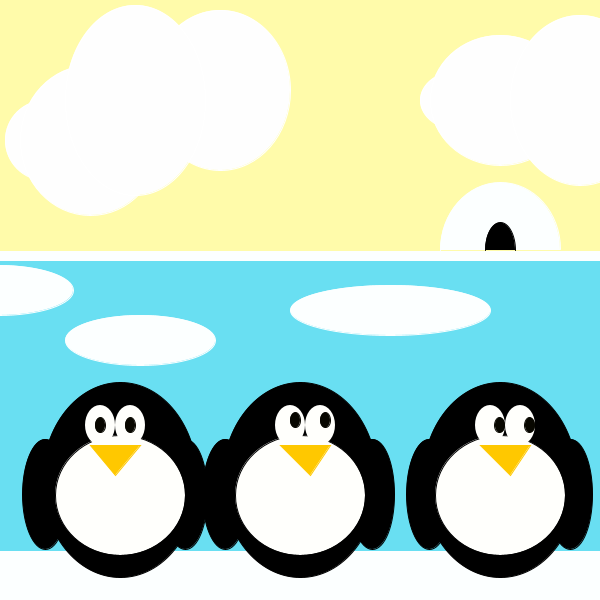
Frame 1 (no input)
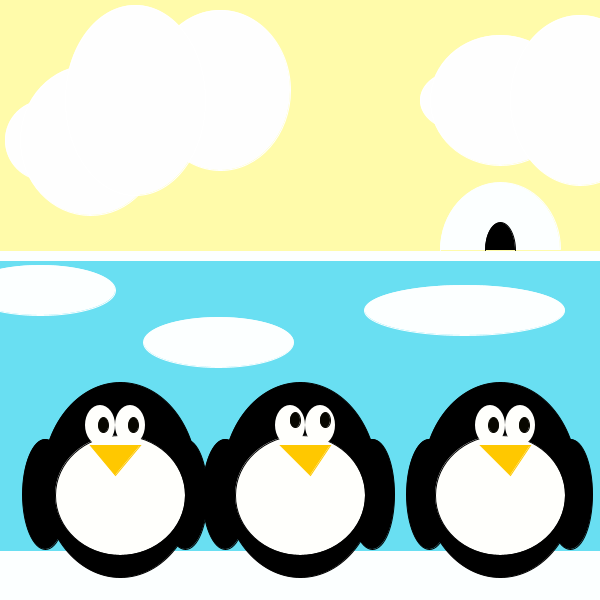
Frame 60 (the mouse pressed at the canvas centre just before this capture)
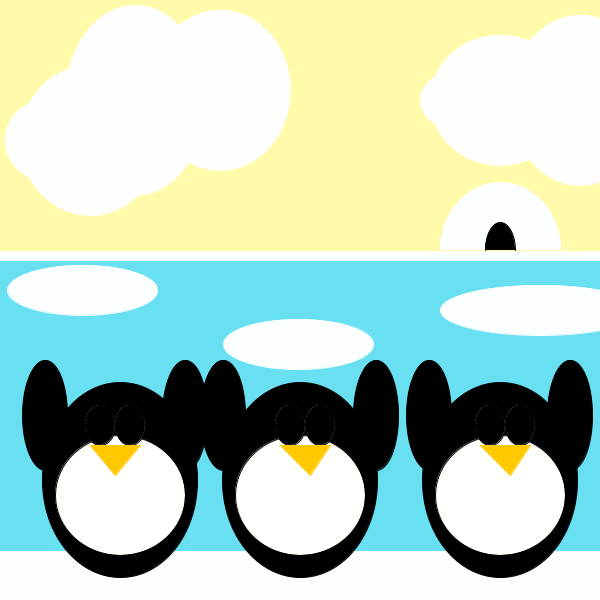
Frame 120 (the mouse held since frame 60 and released just before this capture)

The Processing sketch that drew these frames (run headless with seeded random() and noise(); from frame 60 on, the mouse is pressed at the canvas centre):

// Processing sketch: processing_71267
// ── processing_71267.pde


//pinguinos
int startX;
int stopX;
int startY;
int stopY;
float x;
float y;
float step;
float pct;



//left eye
int startX2;
int stopX2;
int startY2;
int stopY2;
float x2;
float y2;


//right eye2 
int startX3;
int stopX3;
int startY3;
int stopY3;
float x3;
float y3;

//left eye2 
int startX4;
int stopX4;
int startY4;
int stopY4;
float x4;
float y4;

//hielo3
int startX5;
int stopX5;
int startY5;
int stopY5;
float x5;
float y5;



//hielo2
int startX6;
int stopX6;
int startY6;
int stopY6;
float x6;
float y6;



//hielo1
int startX7;
int stopX7;
int startY7;
int stopY7;
float x7;
float y7;









void setup(){
  size(600,600);
  
  //right eye
  startX=100;
  stopX=108;
  startY=425;
  stopY=425;
  x=startX;
  y=startY;
  step=0.005;
  pct=0.0;
  
  //lefteye
  startX2=130;
  stopX2=138;
  startY2=425;
  stopY2=425;
  x2=startX2;
  y2=startY2;
  step=0.005;
  pct=0.0;
  
  
    //right eye 2
  startX3=530;
  stopX3=516;
  startY3=425;
  stopY3=425;
  x3=startX3;
  y3=startY3;
  step=0.005;
  pct=0.0;
  
  
  
  //left eye 3
   startX4=500;
  stopX4=485;
  startY4=425;
  stopY4=425;
  x4=startX4;
  y4=startY4;
  step=0.005;
  pct=0.0; 
 
 //hielo3
 startX5=390;
 stopX5=570;
 startY5=310;
 stopY5=310;
 x5=startX5;
 y5=startY5;
 step=0.001;
 pct=0.0; 


//hielo2
 startX6=140;
 stopX6=330;
 startY6=340;
 stopY6=345;
 x6=startX6;
 y6=startY6;
 step=0.001;
 pct=0.0; 

//hielo1
 startX7=-2;
 stopX7=100;
 startY7=290;
 stopY7=290;
 x7=startX7;
 y7=startY7;
 step=0.001;
 pct=0.0; 

  
}


void draw(){
//floor
fill(252,255,255);
stroke(252,255,255);
rect(0,540,600,100);

//water
fill(105,223,242);
stroke(105,223,242);
rect(0,250,600,300);

//hielo1 


if(pct< 1.0) {
  x7= startX7 + ((stopX7-startX7) * pct);
  y7=startY7 + ((stopY7-startY7) * pct);
  pct+=step;
}

fill(252,255,255);
stroke(252,255,255);
ellipse(x7,y7,150,50);

//hielo2 


if(pct< 1.0) {
  x6= startX6 + ((stopX6-startX6) * pct);
  y6=startY6 + ((stopY6-startY6) * pct);
  pct+=step;
}

fill(252,255,255);
stroke(252,255,255);
ellipse(x6,y6,150,50);

//hielo3 

if(pct< 1.0) {
  x5= startX5 + ((stopX5-startX5) * pct);
  y5=startY5 + ((stopY5-startY5) * pct);
  pct+=step;
}

fill(252,255,255);
stroke(252,255,255);
ellipse(x5,y5,200,50);




//land
fill(252,255,255);
stroke(252,255,255);
rect(0,250,600,10);

//sky
fill(255,251,170);
stroke(255,251,170);
rect(0,0,600,250);


//clouds

stroke(255);
fill(254,254,254);
ellipse(45,140,80,80);
ellipse(90,140,140,150);
ellipse(220,90,140,160);
ellipse(135,100,140,190);
ellipse(460,100,80,60);
ellipse(500,100,140,130);
ellipse(580,100,140,170);



if(key =='m'){
fill(0,0,0);
stroke(255,251,170);
rect(0,0,600,250);

}





//igloo


fill(252,255,255);
stroke(252,255,255);
arc(500,250,120,135,PI,TWO_PI);
fill(0,0,0);
stroke(0,0,0);
arc(500,250,30,55,PI,TWO_PI);


//this are the bodies
fill(0,0,0);
stroke(0,0,0);
ellipse(120,480,155,195);
ellipse(300,480,155,195);
ellipse(500,480,155,195);



//arms middle
if (mousePressed==true){
ellipse(223,415,45,110);
ellipse(376,415,45,110);
} 
else{

  ellipse(225,494,45,110);
  ellipse(372,494,45,110);
}

//arms right
if (mousePressed==true){
   ellipse(570,415,45,110);
   ellipse(429,415,45,110);  
}
  else{
      
      ellipse(570,494,45,110);
      ellipse(429,494,45,110);
  }
  
//arms left
if (mousePressed==true){
  ellipse(45,415,45,110);
  ellipse(185,415,45,110);
}
  else{
    ellipse(45,494,45,110);
    ellipse(185,494,45,110);
  }




//belly
fill(255,255,252);
stroke(0,0,0);
ellipse(120,495,130,120);
ellipse(300,495,130,120);
ellipse(500,495,130,120);


//this are the eyes
noStroke();
ellipse(100,425,30,40);
ellipse(130,425,30,40);

ellipse(290,425,30,40);
ellipse(320,425,30,40);

ellipse(490,425,30,40);
ellipse(520,425,30,40);



//pupils
fill(8,7,0);
stroke(8,7,0);

if(pct< 1.0) {
  x= startX + ((stopX-startX) * pct);
  y=startY + ((stopY-startY) * pct);
  pct+=step;
}
ellipse(x,y,10,15);


if(pct< 1.0) {
  x2= startX2 + ((stopX2-startX2) * pct);
  y2=startY2 + ((stopY2-startY2) * pct);
  pct+=step;
}

ellipse(x2,y2,10,15);


ellipse(295,420,10,15);
ellipse(325,420,10,15);



if(pct< 1.0) {
  x4= startX4 + ((stopX4-startX4) * pct);
  y4=startY4 + ((stopY4-startY4) * pct);
  pct+=step;
}


ellipse(x4,y4,10,15);

if(pct< 1.0) {
  x3= startX3 + ((stopX3-startX3) * pct);
  y3=startY3 + ((stopY3-startY3) * pct);
  pct+=step;
}

ellipse(x3,y3,10,15);







if (mousePressed==true){
  fill(0,0,0);
  stroke(0,0,0);
  ellipse(100,425,30,40);
  ellipse(130,425,30,40);
} 



if (mousePressed==true){
  fill(0,0,0);
  stroke(0,0,0);
ellipse(290,425,30,40);
ellipse(320,425,30,40);
}



if (mousePressed==true){
  fill(0,0,0);
  stroke(0,0,0);
ellipse(490,425,30,40);
ellipse(520,425,30,40);
}


if (key=='a'){
  fill(0,0,0);
  stroke(0,0,0);
ellipse(100,425,30,40);
ellipse(130,425,30,40);
}

if (key=='b'){
  fill(0,0,0);
  stroke(0,0,0);
ellipse(290,425,30,40);
ellipse(320,425,30,40);
}

if (key=='c'){
  fill(0,0,0);
  stroke(0,0,0);
ellipse(490,425,30,40);
ellipse(520,425,30,40);
}








//these are the beaks
fill(255,200,0);
stroke(255,200,0);
triangle(90,445,140,445,115,475);
triangle(280,445,330,445,310,475);
triangle(480,445,530,445,510,475);
}
